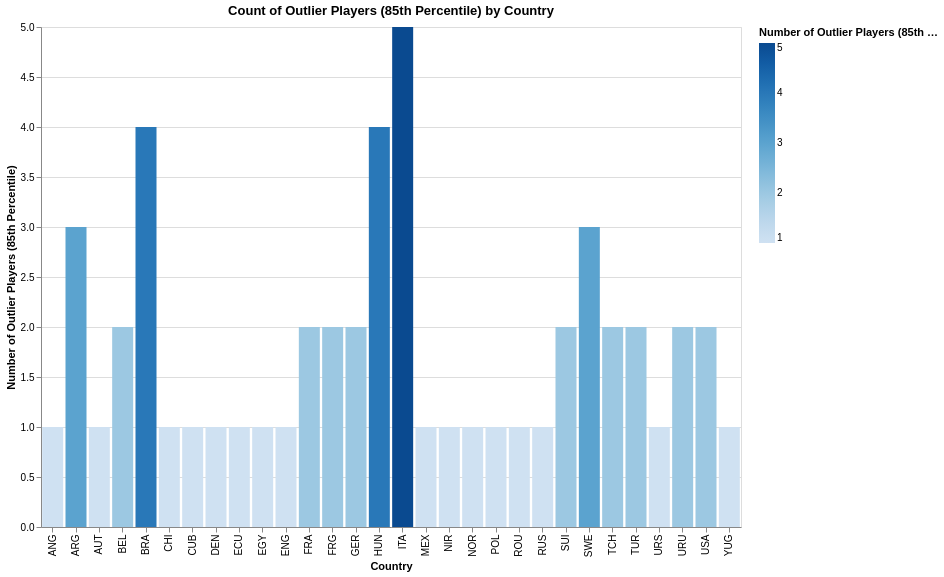

Vega-Lite specification for this chart:
### Vega-Lite specification from a JSON file in a GitHub repository (floating-point values rounded to 4 significant figures)
{"config": {"view": {"continuousWidth": 400, "continuousHeight": 300}}, "data": {"name": "data-27e9b5b2d25a274a4cac445e09b88b19"}, "mark": "bar", "encoding": {"color": {"field": "Number of Outlier Players (85th Percentile)", "type": "quantitative"}, "tooltip": [{"field": "Number of Outlier Players (85th Percentile)", "type": "quantitative"}, {"field": "Outlier Players", "type": "nominal"}], "x": {"field": "Country", "type": "nominal"}, "y": {"field": "Number of Outlier Players (85th Percentile)", "type": "quantitative"}}, "height": 500, "selection": {"selector003": {"type": "interval", "bind": "scales", "encodings": ["x", "y"]}}, "title": "Count of Outlier Players (85th Percentile) by Country", "width": 700, "$schema": "https://vega.github.io/schema/vega-lite/v4.17.0.json", "datasets": {"data-27e9b5b2d25a274a4cac445e09b88b19": [{"Country": "ANG", "Number of Outlier Players (85th Percentile)": 1, "Outlier Players": "ABOU TARIKA"}, {"Country": "ARG", "Number of Outlier Players (85th Percentile)": 3, "Outlier Players": "Guillermo STABILE, Alberto GALATEO, Ernesto BELIS"}, {"Country": "AUT", "Number of Outlier Players (85th Percentile)": 1, "Outlier Players": "Erich PROBST"}, {"Country": "BEL", "Number of Outlier Players (85th Percentile)": 2, "Outlier Players": "Henri ISEMBORGHS, Leopold ANOUL"}, {"Country": "BRA", "Number of Outlier Players (85th Percentile)": 4, "Outlier Players": "PREGUINHO, MODERATO, LEONIDAS, ADEMIR"}, {"Country": "CHI", "Number of Outlier Players (85th Percentile)": 1, "Outlier Players": "Marcelo SALAS"}, {"Country": "CUB", "Number of Outlier Players (85th Percentile)": 1, "Outlier Players": "Hector SOCORRO"}, {"Country": "DEN", "Number of Outlier Players (85th Percentile)": 1, "Outlier Players": "Preben ELKJAER LARSEN"}, {"Country": "ECU", "Number of Outlier Players (85th Percentile)": 1, "Outlier Players": "E. VALENCIA"}, {"Country": "EGY", "Number of Outlier Players (85th Percentile)": 1, "Outlier Players": "Abdel Rahman FAWZI"}, {"Country": "ENG", "Number of Outlier Players (85th Percentile)": 1, "Outlier Players": "Nat LOFTHOUSE"}, {"Country": "FRA", "Number of Outlier Players (85th Percentile)": 2, "Outlier Players": "Jean NICOLAS, Just FONTAINE"}, {"Country": "FRG", "Number of Outlier Players (85th Percentile)": 2, "Outlier Players": "Max MORLOCK, Gerd MUELLER"}, {"Country": "GER", "Number of Outlier Players (85th Percentile)": 2, "Outlier Players": "Edmund CONEN, KLINSMANN"}, {"Country": "HUN", "Number of Outlier Players (85th Percentile)": 4, "Outlier Players": "Gyula ZSENGELLER, Sandor KOCSIS, Ferenc BENE, Laszlo KISS"}, {"Country": "ITA", "Number of Outlier Players (85th Percentile)": 5, "Outlier Players": "Silvio PIOLA, Gino COLAUSSI, Riccardo CARAPELLESE, Christian VIERI, VIERI"}, {"Country": "MEX", "Number of Outlier Players (85th Percentile)": 1, "Outlier Players": "HERNANDEZ"}, {"Country": "NIR", "Number of Outlier Players (85th Percentile)": 1, "Outlier Players": "Peter McPARLAND"}, {"Country": "NOR", "Number of Outlier Players (85th Percentile)": 1, "Outlier Players": "Arne BRUSTAD"}, {"Country": "POL", "Number of Outlier Players (85th Percentile)": 1, "Outlier Players": "Ernest WILIMOWSKI"}, {"Country": "ROU", "Number of Outlier Players (85th Percentile)": 1, "Outlier Players": "Stefan DOBAY"}, {"Country": "RUS", "Number of Outlier Players (85th Percentile)": 1, "Outlier Players": "Oleg SALENKO"}, {"Country": "SUI", "Number of Outlier Players (85th Percentile)": 2, "Outlier Players": "Robert BALLAMAN, Sepp HUEGI"}, {"Country": "SWE", "Number of Outlier Players (85th Percentile)": 3, "Outlier Players": "Harry ANDERSSON, Gustav WETTERSTROM, Arne NYBERG"}, {"Country": "TCH", "Number of Outlier Players (85th Percentile)": 2, "Outlier Players": "Zdenek ZIKAN, Tomas SKUHRAVY"}, {"Country": "TUR", "Number of Outlier Players (85th Percentile)": 2, "Outlier Players": "Suat MAMAT, Buhran SARGUN"}, {"Country": "URS", "Number of Outlier Players (85th Percentile)": 1, "Outlier Players": "Anatoly BISHOVETS"}, {"Country": "URU", "Number of Outlier Players (85th Percentile)": 2, "Outlier Players": "Pedro CEA, Alcides GHIGGIA"}, {"Country": "USA", "Number of Outlier Players (85th Percentile)": 2, "Outlier Players": "Bert PATENAUDE, Aldo DONELLI"}, {"Country": "YUG", "Number of Outlier Players (85th Percentile)": 1, "Outlier Players": "Ivica BEK"}]}}
